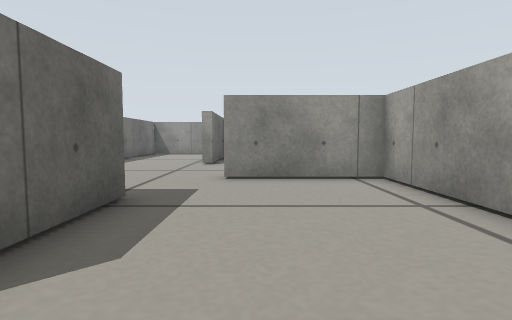
[1] (above)

16 first-person views from a walk through a Gazebo world. The camera is 0.05 m above the floor, tilts 4° down and sees 80° across. The floor is counted in squares, 0.05 m on a side. Each view is taken from the middle of a square. On the plan, view 1 faces up. The plan holds only what a view shows up to about 12 squares ahead; the rest is blank.

[2]
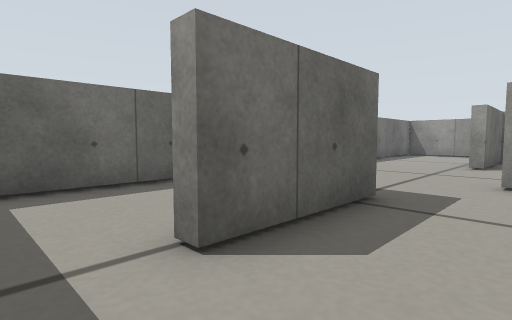

[3]
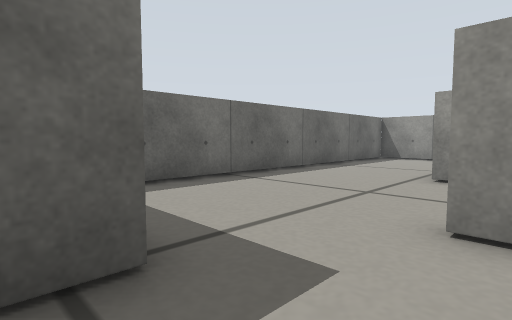

[4]
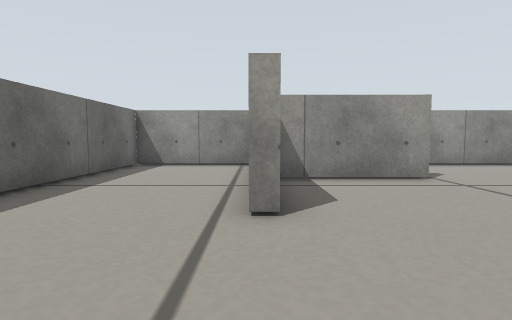

[5]
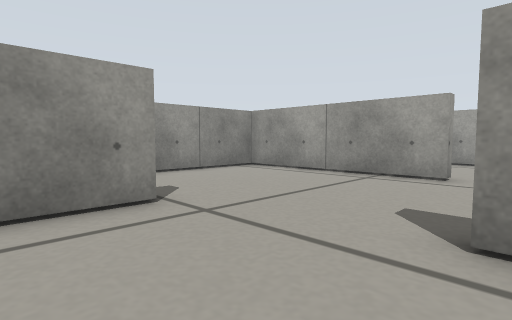

[6]
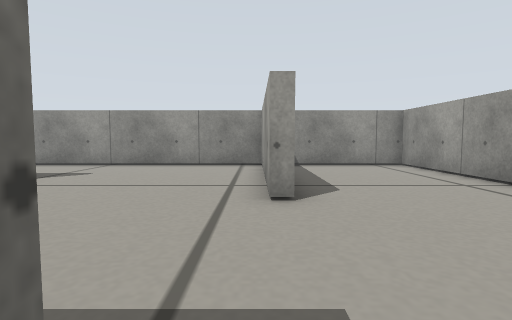

[7]
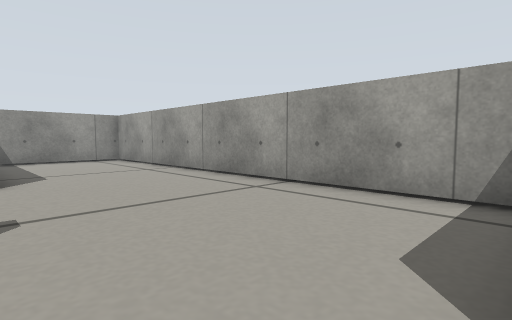

[8]
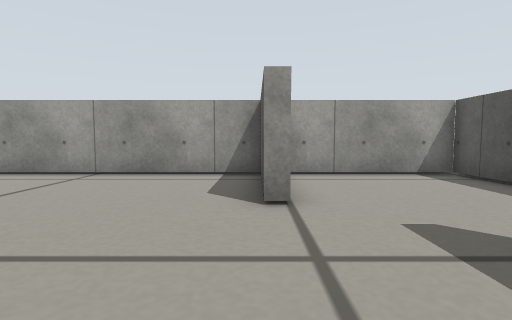

[9]
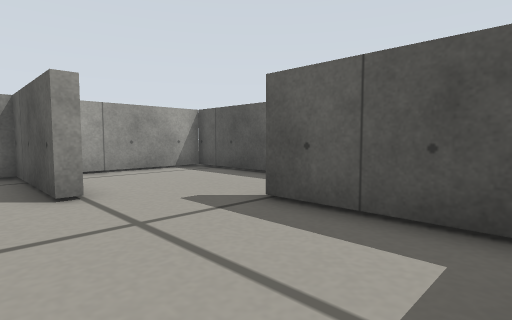

[10]
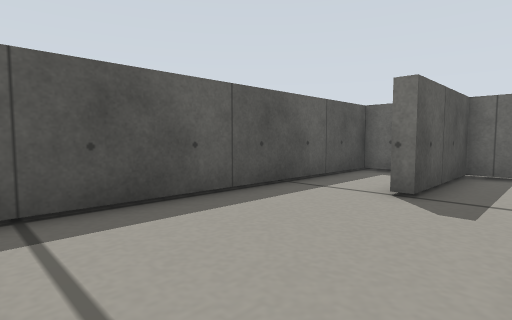

[11]
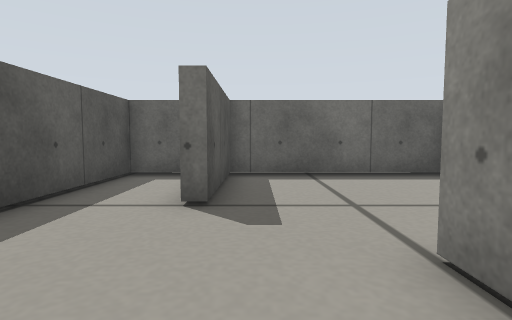

[12]
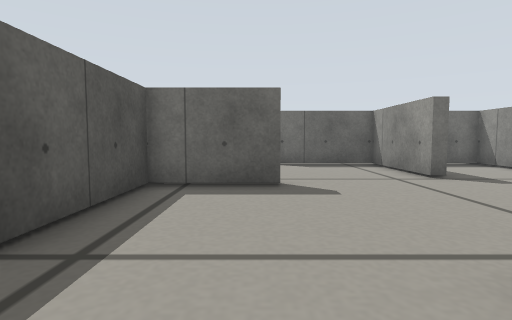

[13]
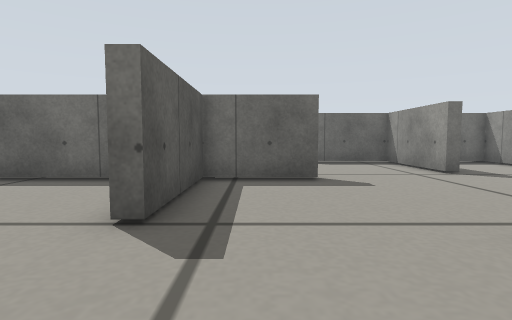

[14]
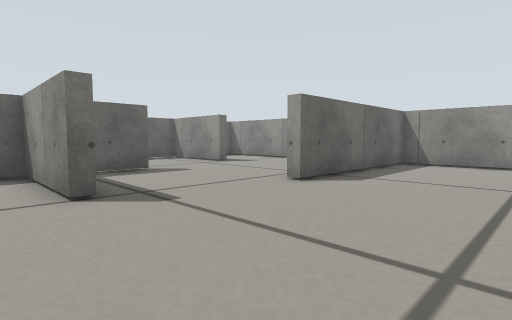

[15]
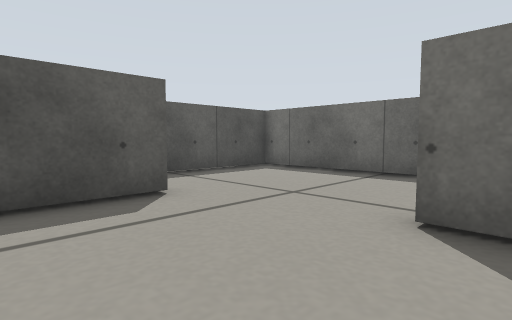

[16]
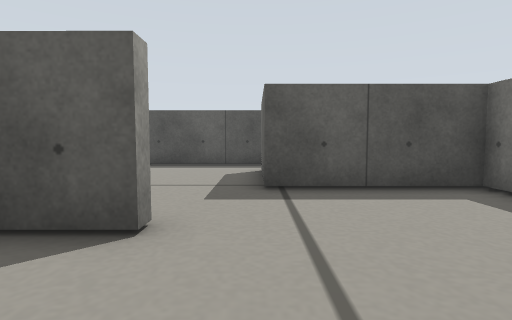

### Floor plan
Points are (right, up) in squares from view 1. A wall is a line through its corners. A room is listed if a view was taken in it or the views show most of it. See-through windows are left out.
Room 1 (views 1, 2, 3, 4, 5, 6, 7, 8, 9, 10, 11, 12, 13, 14, 15, 16)
walls: (3.2, 11.1) (3.2, 11.6); (3.6, 11.6) (3.6, 8.7) (7.5, 8.7) (7.5, 8.3) (3.6, 8.3) (3.6, 2.3) (7.5, 2.3) (7.5, 1.9); (2.2, 15.9) (2.2, 15.5) (-1.7, 15.5) (-1.7, 11.9) (-2.1, 11.9); (3.2, 3.6) (3.2, 7.5) (-0.8, 7.5) (-0.8, 7.9) (1.6, 7.9); (10.4, 4.5) (9.6, 4.5) (9.6, 5) (13.5, 5) (13.5, 19.5) (8.6, 19.5) (8.6, 12.9) (8.2, 12.9) (8.2, 19.5) (-1.7, 19.5) (-1.7, 18.2); (3.6, 1) (3.6, -0.5) (13.5, -0.5) (13.5, 4.1); (-2.3, 19.5) (-6.5, 19.5) (-6.5, 5) (-2.2, 5) (-2.2, 1.5) (-2.6, 1.5); (-6.5, 3.8) (-6.5, 0.5); (-2.3, -0.5) (2.1, -0.5)

Where each view was taken, in squares from view 1:
view 1: 0 up, 0 right, facing up
view 2: 0 up, 0 right, facing up-left
view 3: 4 up, 0 right, facing up-left
view 4: 8 up, 2 left, facing up
view 5: 11 up, 0 right, facing up-right
view 6: 8 up, 8 right, facing up
view 7: 5 up, 8 right, facing up-right
view 8: 5 up, 5 right, facing right
view 9: 6 up, 4 right, facing down-right
view 10: 4 up, 13 right, facing down-left
view 11: 3 up, 12 right, facing left
view 12: 11 up, 10 right, facing left
view 13: 10 up, 11 right, facing left
view 14: 7 up, 13 right, facing up-left
view 15: 13 up, 2 right, facing down-left
view 16: 11 up, 2 left, facing down
